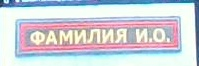
#> input picture res.jpg, 199 x 66 px
$ python test.py
#> lines starting #> are read from the running program, lines starting #| are printed output that depends on the picture
import cv2
import numpy as np

# Загрузка изображения
image = cv2.imread('res.jpg')
#> image is the input picture: shape (66, 199, 3); mean B, G, R 218.1, 209.7, 206.1

# Преобразование изображения в оттенки серого
gray = cv2.cvtColor(image, cv2.COLOR_BGR2GRAY)
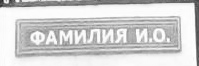
#> gray: shape (66, 199); min 36, max 255, mean 209.6

# Обнаружение границ с помощью оператора Кэнни
edges = cv2.Canny(gray, 50, 150)
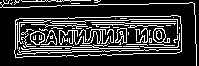
#> edges: shape (66, 199); 20.9% white in thin lines or dots

# Применение Хафовского преобразования для обнаружения прямых линий
lines = cv2.HoughLines(edges, 1, np.pi/180, threshold=100)
#> lines = [[22, 1.55], [6, 1.55], [20, 1.59], [52, 1.54], [19, 1.55], [24, 1.55], [54, 1.54], [58, 1.54]]

# Фильтрация и выбор горизонтальных линий
horizontal_lines = []
for line in lines:
    rho, theta = line[0]
    angle = theta * 180 / np.pi
    if angle > 85 and angle < 95:  # Фильтрация по углу (горизонтальные линии примерно 90 градусов)
        horizontal_lines.append((rho, theta))
#> this loop made 8 passes
#> (rho, theta, angle) on passes 1 to 8: (22, 1.55, 89), (6, 1.55, 89), (20, 1.59, 91), (52, 1.54, 88), (19, 1.55, 89), (24, 1.55, 89), (54, 1.54, 88), (58, 1.54, 88)
#> after the loop, horizontal_lines = [(22, 1.55), (6, 1.55), (20, 1.59), (52, 1.54), (19, 1.55), (24, 1.55), (54, 1.54), (58, 1.54)]

# Определение угла каждой горизонтальной линии
for line in horizontal_lines:
    rho, theta = line
    angle = theta * 180 / np.pi
    print("Угол горизонтальной линии: ", angle)

# Визуализация горизонтальных линий на изображении
for line in horizontal_lines:
    rho, theta = line
    a = np.cos(theta)
    b = np.sin(theta)
    x0 = a * rho
    y0 = b * rho
    x1 = int(x0 + 1000 * (-b))
    y1 = int(y0 + 1000 * (a))
    x2 = int(x0 - 1000 * (-b))
    y2 = int(y0 - 1000 * (a))
    cv2.line(image, (x1, y1), (x2, y2), (0, 0, 255), 2)
#> this loop made 8 passes
#> (rho, theta, a, b, x0, y0, x1, y1) on passes 1 to 8: (22, 1.55, 0.0175, 1, 0.384, 22, -999, 39), (6, 1.55, 0.0175, 1, 0.105, 6, -999, 23), (20, 1.59, -0.0175, 1, -0.349, 20, -1000, 2), (52, 1.54, 0.0349, 0.999, 1.81, 51.97, -997, 86), (19, 1.55, 0.0175, 1, 0.332, 19, -999, 36), (24, 1.55, 0.0175, 1, 0.419, 24, -999, 41), (54, 1.54, 0.0349, 0.999, 1.88, 53.97, -997, 88), (58, 1.54, 0.0349, 0.999, 2.02, 57.96, -997, 92)
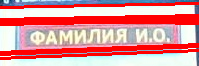
#> image: shape (66, 199, 3); mean B, G, R 152.7, 149.9, 224.3

# Вывод изображения с обнаруженными горизонтальными линиями
cv2.imshow("Detected Lines", image)
cv2.waitKey(0)
cv2.destroyAllWindows()
